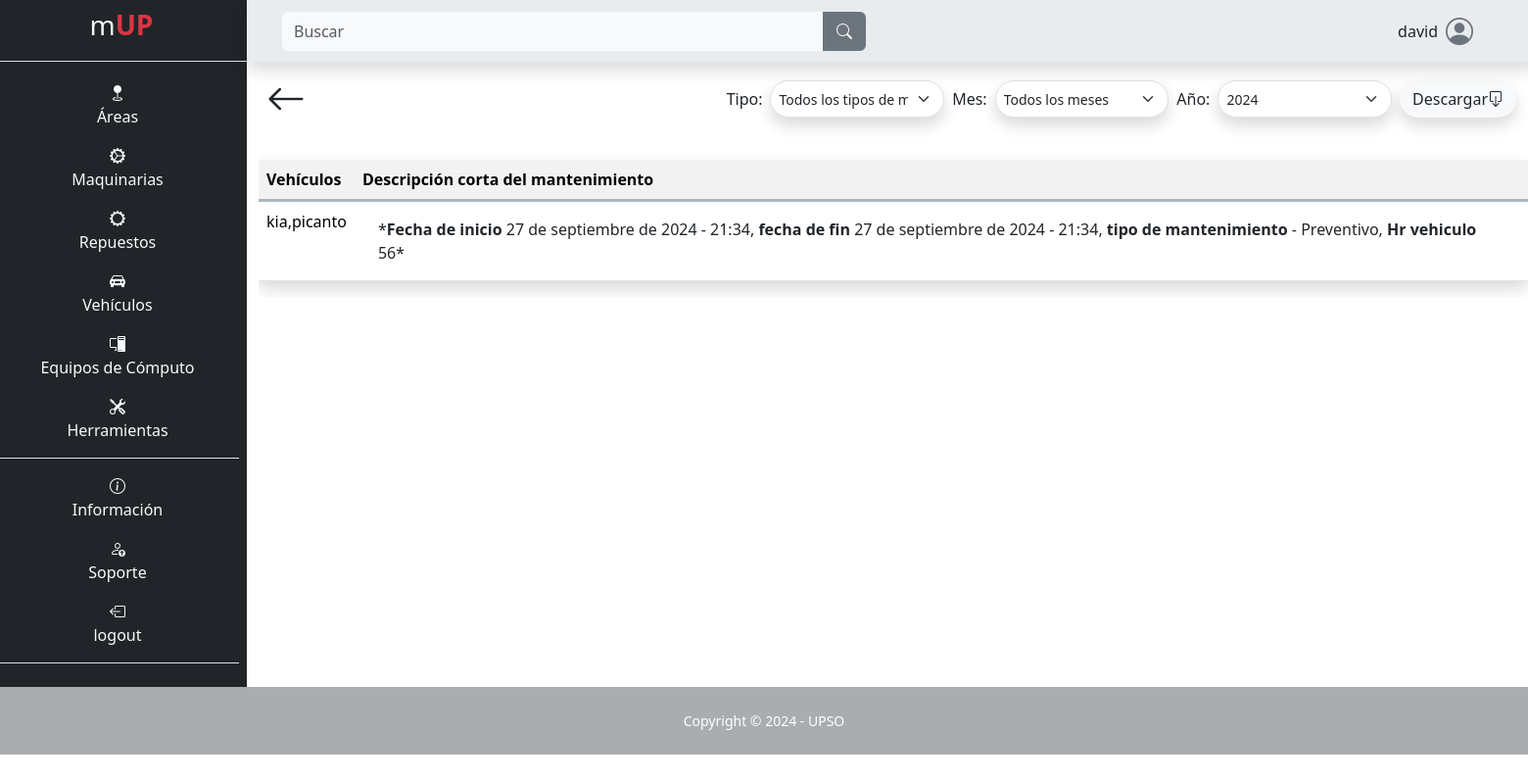
Page /vehiculo/tabla/ (signed in) on the earlier database version.
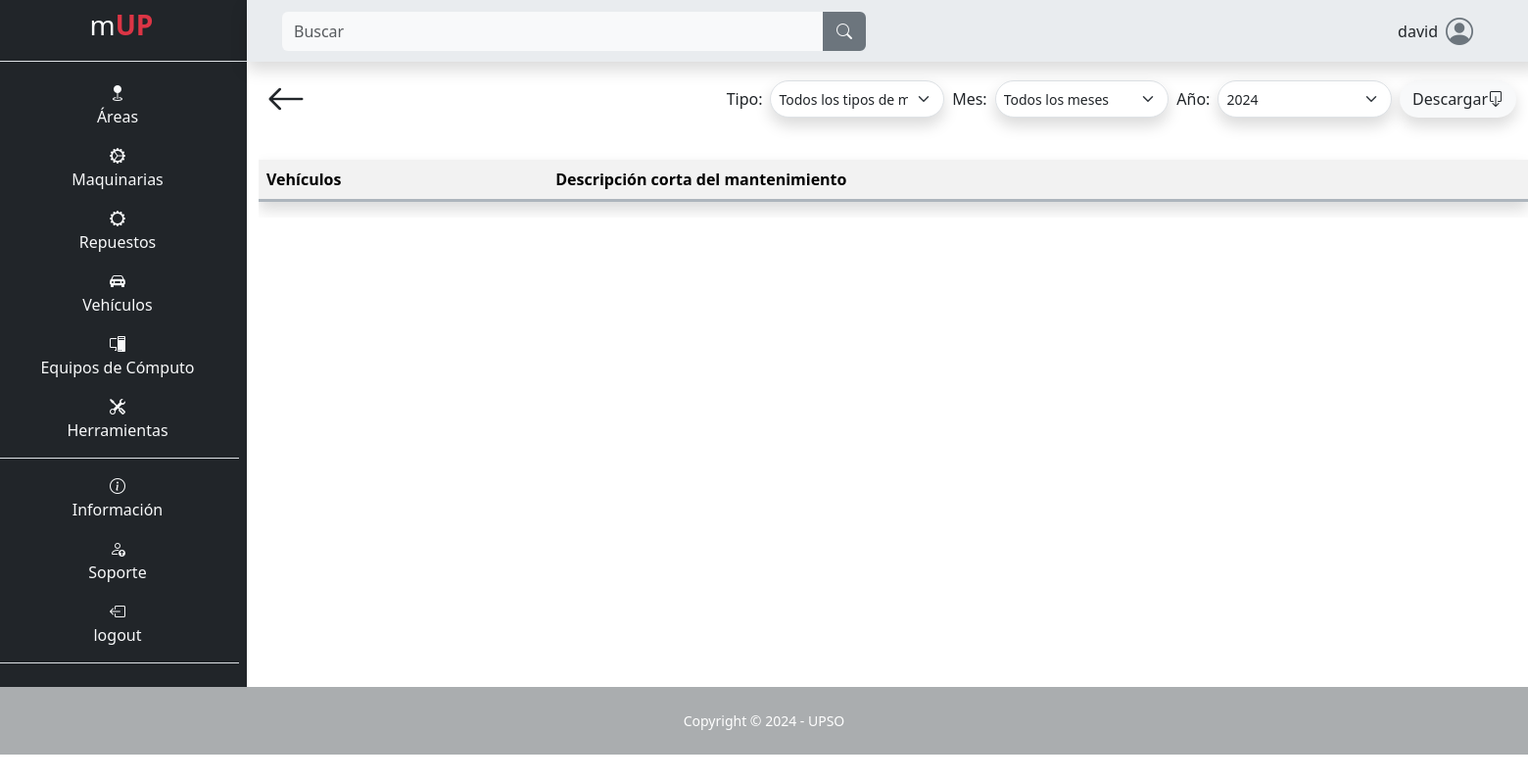
Same page on the later database version.
### app/mUP_vehiculo/models.py (models this page shows, shortened)
class Vehiculo(models.Model):
    marca = models.CharField(max_length=50, null=False, blank=False)
    modelo = models.CharField(max_length=50, null=False, blank=False)
    matrícula = models.CharField(max_length=50, null=False, blank=False)
    número_de_chasis = models.CharField(max_length=50, null=False, blank=False)
    capacidad_de_carga = models.CharField(max_length=50, null=False, blank=False)
    uso_del_vehiculo = models.CharField(max_length=50, null=False, blank=False)
    km_recorridos = models.BigIntegerField(blank=False, null=False)
    intervalo_mantenimiento = models.IntegerField(blank=False, null=False)
    intervalo_cambio_filtro_aceite = models.IntegerField(blank=False, null=False)
    intervalo_cambio_filtro_aire_combustible = models.IntegerField(blank=False, null=False)
    intervalo_cambio_aceite_caja_corona = models.IntegerField(blank=False, null=False)
    imagen = models.ImageField(upload_to="vehiculo/image", null=False, blank=False)
    fecha_ultimo_mantenimiento = models.DateField(default=date.today, blank=False, null=False)
    nombre_chofer = models.CharField(max_length=50, null=False, blank=False)
    teléfono_chofer = models.CharField(max_length=10, blank=False, null=False)
    dirección_chofer = models.CharField(max_length=30, blank=False, null=False)
    dni_chofer = models.BigIntegerField(max_length=20, blank=True, null=True, default=0)

class MantenimientoVehiculo(models.Model):
    vehiculo = models.ForeignKey(Vehiculo, on_delete=models.CASCADE)
    tipo = models.ForeignKey(TipoMantenimientoVehiculo, on_delete=models.CASCADE)
    fecha_inicio = models.DateField(default=date.today)
    hora_inicio = models.TimeField(default=datetime.now().time())
    fecha_fin = models.DateField(default=date.today)
    hora_fin = models.TimeField(default=datetime.now().time())
    km_recorridos = models.BigIntegerField(blank=False, null=False)
    operador = models.CharField(max_length=100, blank=False, null=False)
    descripción = models.TextField(max_length=400, null=False, blank=False)
    partes_y_piezas = models.TextField(max_length=400, null=False, blank=False)
    imagen = models.ImageField(upload_to="vehiculo/mantenimiento/imagen", null=False, blank=False, default=None)

class TipoMantenimientoVehiculo(models.Model):
    tipo = models.CharField(max_length=100, blank=False, null=False)
    def __str__(self):
        return self.tipo

### app/mUP_vehiculo/views.py (the view)
# urls.py: path('tabla/', views.tabla_mantenimientos, name="area_tabla_mantenimientos"),
@login_required
def tabla_mantenimientos(request):
    vehiculos = Vehiculo.objects.all()
    tipos_mantenimiento = TipoMantenimientoVehiculo.objects.all()
    for vehiculo in vehiculos:
        vehiculo.mantenimientos = vehiculo.mantenimientovehiculo_set.all().order_by('-fecha_fin', '-hora_fin')
    context = {
        'vehiculos': vehiculos,
        'tipos_mantenimiento': tipos_mantenimiento,
    }
    return render(request, 'SGE_vehiculo/tablas.html', context)

### templates/SGE_vehiculo/tablas.html (shortened to what this page needs)
{% extends "layout/base.html" %}
{% block 'content' %}
<div class="container">
    <div class="d-flex p-2 justify-content-between">
        <a class="text-decoration-none text-dark" href="{% url "vehiculo" %}">
            <i class="bi bi-arrow-left fs-1"></i>
        </a>
        <form class="d-flex mt-auto mb-auto" action="{% url 'documento_general_mantenimientos_vehiculo' %}" method="get" style="max-height: 50px; min-width: 600px;">
          <label class="mt-auto mb-auto m-1" for="tipo_mantenimiento">Tipo:</label>
            <select class="form-select form-select-sm m-1 shadow rounded-pill" name="tipo_mantenimiento" id="tipo_mantenimiento">
                <option value="">Todos los tipos de mantenimiento</option>
            </select>
          <label class="mt-auto mb-auto m-1" for="mes">Mes:</label>
          <select class="form-select form-select-sm m-1 shadow rounded-pill" name="mes" id="mes">
            <option value="">Todos los meses</option>
          </select>
          <label class="mt-auto mb-auto m-1" for="anio">Año:</label>
          <select class="form-select form-select-sm m-1 shadow rounded-pill" name="anio" id="anio">
              <option value="2024">2024</option>
          </select>
          <button type="submit" value="Submit" class="btn custom d-flex m-1 shadow rounded-pill">Descargar  <i class="bi bi-box-arrow-down mt-auto mb-auto"></i></button>
        </form>
    </div>
    <div class="table-responsive">
    <table class="table table-striped mt-4 shadow">
      <tr class="border border-end-0 border-start-0 border-top-0 border-3 border-dark-subtle">
        <th>Vehículos</th>
        <th>Descripción corta del mantenimiento</th>
      </tr>
      {% for vehiculo in vehiculos %}
      <tr>
        <td>{{ vehiculo.marca }},{{ vehiculo.modelo }}</td>
        <td>
          <ul class="list-group list-group-flush">
            {% for mantenimiento in vehiculo.mantenimientos %}
            <li class="list-group-item">*<b>Fecha de inicio</b> {{ mantenimiento.fecha_inicio }} - {{ mantenimiento.hora_inicio }}, <b>fecha de fin</b> {{ mantenimiento.fecha_fin }} - {{ mantenimiento.hora_fin }}, <b>tipo de mantenimiento</b> - {{ mantenimiento.tipo }}, <b>Hr vehiculo</b> {{ mantenimiento.km_recorridos }}*</li>
            {% endfor %}
          </ul>
        </td>
      </tr>
      {% endfor %}
    </table>
    </div>
</div>
{% endblock %}

### templates/layout/base.html (shortened to what this page needs)
{% load static %}
<!DOCTYPE html>
<html lang="es">
<head>
    <link rel="stylesheet" href="https://cdn.jsdelivr.net/npm/bootstrap-icons@1.10.3/font/bootstrap-icons.css">
    <link rel="stylesheet" href="{% static "css/bootstrap.css" %}">
    <link rel="stylesheet" href="{% static "css/style.css" %}">
</head>
<body class="" id="page-top">
    <main>
        <div class="row">
            {% if user.is_authenticated %}
            <div class="col-12 col-md-2 m-0 p-0 text-light text-center barra d-none d-md-block">
                <ul class="mt-1">
                    <li class="nav-item text-center fs-3 lista-menu me-4" style="transition: background-color 0.5s ease">
                        <a class="nav-link lista-menu text-decoration-none" href="{% url "index" %}">
                            <span>m</span><span class="text-danger"><b>UP</b></span>
                        </a>
                    </li>
                </ul>
                <ul class="flex-column align-items-stretch p-2 border-top">
                    <li class="nav-item mt-1 pt-2 lista-menu text-center" style="transition: background-color 0.5s ease">
                        <a class="text-light text-decoration-none lista-menu" href="{% url "area" %}"><i class="bi bi-geo-fill"></i><p>Áreas</p></a>
                    </li>
                    <li class="nav-item lista-menu" style="transition: background-color 0.5s ease">
                        <a class="text-light text-decoration-none lista-menu" href="{% url "maquina" %}"><i class="bi bi-gear-wide-connected"></i><p>Maquinarias</p></a>
                    </li>
                    <li class="nav-item lista-menu" style="transition: background-color 0.5s ease">
                        <a class="text-light text-decoration-none lista-menu" href="{% url "repuesto_maquina" %}"><i class="bi bi-gear-wide"></i><p>Repuestos</p></a>
                    </li>
                    <li class="nav-item lista-menu" style="transition: background-color 0.5s ease">
                        <a class="text-light text-decoration-none lista-menu" href="{% url "vehiculo" %}"><i class="bi bi-car-front-fill"></i><p>Vehículos</p></a>
                    </li>
                    <li class="nav-item lista-menu" style="transition: background-color 0.5s ease">
                        <a class="text-light text-decoration-none lista-menu" href="{% url "pc" %}"><i class="bi bi-pc-display"></i><p>Equipos de Cómputo</p></a>
                    </li>
                    <li class="nav-item border-bottom lista-menu" style="transition: background-color 0.5s ease">
                        <a class="text-light text-decoration-none lista-menu" href="{% url "herramienta" %}"><i class="bi bi-tools"></i><p>Herramientas</p></a>
                    </li>
                    <li class="nav-item pt-3 lista-menu" style="transition: background-color 0.5s ease">
                        <a class="text-light text-decoration-none lista-menu" href="{% url "info" %}"><i class="bi bi-info-circle"></i><p>Información</p></a>
                    </li>
                    <li class="nav-item lista-menu" style="transition: background-color 0.5s ease">
                        <a class="text-light text-decoration-none lista-menu" href="{% url "soporte" %}">  <i class="bi bi-person-up"></i><p>Soporte</p></a>
                    </li>
                    {% if user.is_authenticated %}
                        <li class="nav-item lista-menu border-bottom" style="transition: background-color 0.5s ease">
                            <a class="text-light text-decoration-none lista-menu" href="{% url "logout" %}"><i class="bi bi-box-arrow-left"></i><p>logout</p></a>
                        </li>
                    {% else %}
                        <li class="nav-item lista-menu border-bottom" style="transition: background-color 0.5s ease">
                            <a class="text-light text-decoration-none lista-menu" href="{% url "login" %}"><i class="bi bi-box-arrow-right"></i><p>Login</p></a>
                        </li>
                    {% endif %}
                </ul>
            </div>
            {% endif %}
            <div class="col-12 col-md-10 m-0 p-0">
                {% if user.is_authenticated %}
                <nav class="row navbar bg-body-secondary p-2 m-0 shadow sticky-top navbar-expand-lg">
                        <div class="col-12 col-md-6 order-lg-first order-last">
                            <form class="d-flex form-inline mr-auto ml-md-3 my-2 my-md-0 ms-3 me-3 mw-100 navbar-search" role="search" action="" method='GET'>
                                <div class="input-group">
                                    <input class="form-control bg-light border-0 small" id="search-input" name="search" type="search" placeholder="Buscar" aria-label="Search">
                                    <div class="input-group-append">
                                        <button class="btn btn-secondary text-light rounded-0 rounded-end border-2" type="submit">
                                            <i class="bi bi-search"></i>
                                        </button>
                                    </div>
                                </div>
                            </form>
                        </div>
                        <div class="col-12 col-md-6">
                            <div class="me-5 d-flex justify-content-center justify-content-md-end align-items-center">
                                <p class="ms-5 mt-auto mb-auto">{{ user }}</p>
                                <i class="bi bi-person-circle fs-3 ms-2 icono-persona"></i>
                            </div>
                        </div>
                </nav>
                {% endif %}
                {% block 'content' %}{% endblock %}
            </div>
    </main>
    {% if user.is_authenticated %}
    <footer class="footer">
        <div class="small text-center p-4 text-white">Copyright &copy; 2024 - UPSO</div>
    </footer>
    {% endif %}
</body>
</html>

### static/css/style.css (style rules this page uses)
:root { --color-primary: #6c757d; --color-secondary: #212529; --color-tertiary: #f8f9fa; --body: #ffffff; --footer: #aaadaf; }
* { margin: 0; padding: 0; box-sizing: border-box; }
body { background-color: var(--body); }
.barra { background-color: var(--color-secondary); }
ul { list-style-type: none; }
.icono-persona { color: var(--color-primary); }
.custom { background-color: var(--color-tertiary); }
.footer { background-color: var(--footer); }

Differences in the rows shown:
removed Vehiculo: marca "kia", modelo "picanto"
removed MantenimientoVehiculo: fecha_inicio "27 de septiembre de 2024", hora_inicio "21:34", fecha_fin "27 de septiembre de 2024", hora_fin "21:34", tipo "Preventivo", km_recorridos "56"
